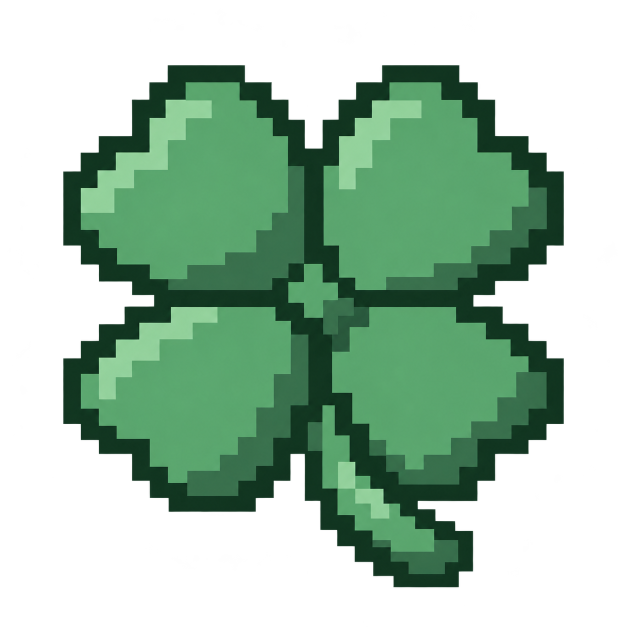
#> input picture src/assets/brand/launcher.png, 1254 x 1254 px (shown at 1/2 size)
$ python make-art.py
#> lines starting #> are read from the running program, lines starting #| are printed output that depends on the picture
"""Images de la bibliothèque Steam pour le raccourci « Clover Games » (CLO-285).

    python design/steam/make-art.py

Sources : trèfle du launcher (src/assets/brand/launcher.png) et police Lilita One (paquet
@fontsource, convertie du WOFF2). Fond repris du bandeau de l'accueil (Backdrop.tsx, teinte
« forest »). Écrit dans src-tauri/assets/steam/ les formats demandés par Steam :
portrait 600×900, en-tête 920×430, héros 1920×620, logo transparent 1280×720 et icône 256×256.
"""

from io import BytesIO
from pathlib import Path

from fontTools.ttLib import TTFont
from PIL import Image, ImageDraw, ImageFilter, ImageFont

ROOT = Path(__file__).resolve().parents[2]
OUT = ROOT / "src-tauri" / "assets" / "steam"
LOGO = Image.open(ROOT / "src" / "assets" / "brand" / "launcher.png").convert("RGBA")
#> LOGO is the input picture: PIL image 1254x1254 RGBA; mean R, G, B, A 32.4, 61.7, 41, 122.5
WOFF2 = ROOT / "node_modules" / "@fontsource" / "lilita-one" / "files" / "lilita-one-latin-400-normal.woff2"

# Dégradé du bandeau : from-[#1d5a35] via-[#2f7d4c] to-[#16452b], en diagonale.
STOPS = [(0.0, (0x1D, 0x5A, 0x35)), (0.5, (0x2F, 0x7D, 0x4C)), (1.0, (0x16, 0x45, 0x2B))]


def font(size: int) -> ImageFont.FreeTypeFont:
    ttf = TTFont(WOFF2)
    ttf.flavor = None
    buffer = BytesIO()
    ttf.save(buffer)
    buffer.seek(0)
    return ImageFont.truetype(buffer, size)


def gradient(width: int, height: int) -> Image.Image:
    small = Image.new("RGB", (64, 64))
#> small: PIL image 64x64 RGB; every value is 0
    pixels = small.load()
    for y in range(64):
        for x in range(64):
            t = (x + y) / 126
            for (a, ca), (b, cb) in zip(STOPS, STOPS[1:]):
                if a <= t <= b:
                    k = (t - a) / (b - a)
                    pixels[x, y] = tuple(round(ca[i] + (cb[i] - ca[i]) * k) for i in range(3))
                    break
    return small.resize((width, height), Image.BICUBIC).convert("RGBA")


def backdrop(width: int, height: int) -> Image.Image:
    """Fond vert, blocs de feuillage pixelisés et lueur, comme le bandeau de l'accueil."""
    image = gradient(width, height)
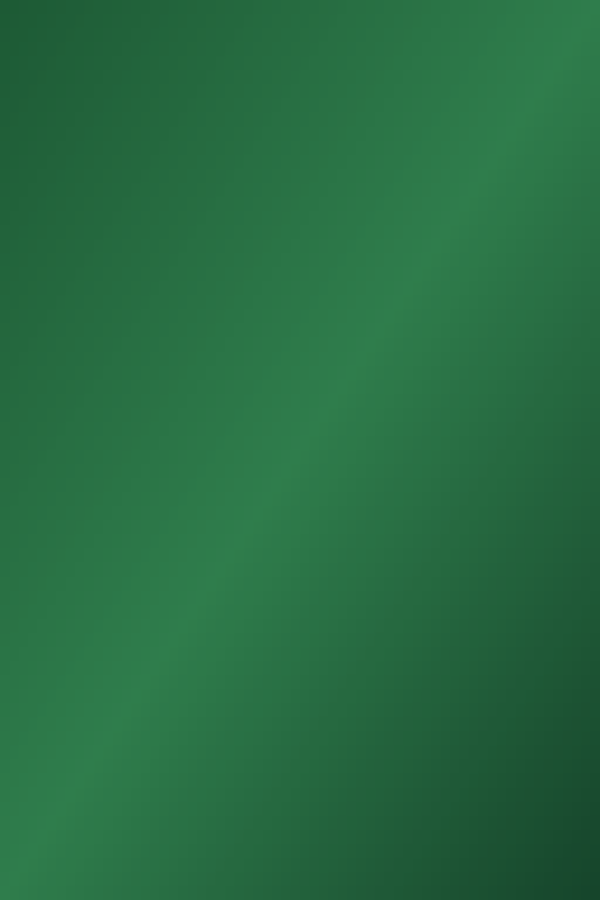
#> image: PIL image 600x900 RGBA; mean R, G, B, A 39.7, 109.6, 66.5, 255
    layer = Image.new("RGBA", (width, height))
#> layer: PIL image 600x900 RGBA; every value is 0
    draw = ImageDraw.Draw(layer)
    unit = max(width, height) / 1100
    blocks = [
        (0.05, 0.10, 96, 40, (255, 255, 255, 20)),
        (0.09, 0.06, 88, 32, (255, 255, 255, 15)),
        (0.58, 0.18, 112, 48, (255, 255, 255, 20)),
        (0.54, 0.13, 80, 36, (255, 255, 255, 15)),
        (0.38, 0.82, 64, 32, (0, 0, 0, 26)),
        (0.86, 0.74, 80, 32, (0, 0, 0, 26)),
    ]
    for x, y, w, h, color in blocks:
        left, top = x * width, y * height
        draw.rectangle([left, top, left + w * unit, top + h * unit], fill=color)
    glow = Image.new("RGBA", (width, height))
    radius = min(width, height) * 0.45
    ImageDraw.Draw(glow).ellipse([width / 2 - radius, -radius, width / 2 + radius, radius], fill=(0x9B, 0xE3, 0x8F, 38))
    glow = glow.filter(ImageFilter.GaussianBlur(radius * 0.35))
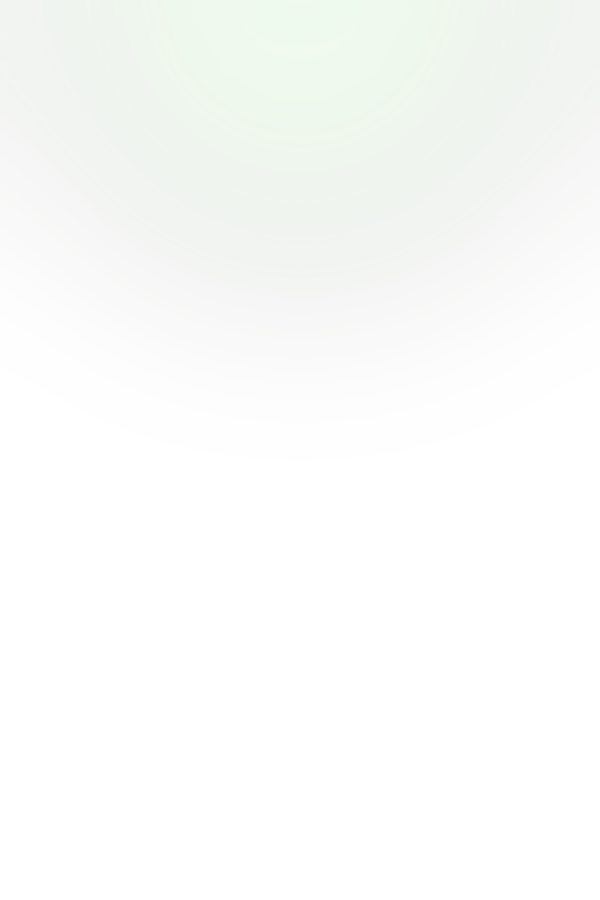
#> glow: PIL image 600x900 RGBA; mean R, G, B, A 31.8, 46.6, 29.3, 7.8; transparent parts drawn white
    return Image.alpha_composite(Image.alpha_composite(image, glow), layer)


def logo(size: int) -> Image.Image:
    return LOGO.resize((size, size), Image.LANCZOS)


def shadowed_text(image: Image.Image, xy: tuple[float, float], text: str, size: int, anchor: str) -> None:
    """Texte blanc avec l'ombre dure du jeu (mc-text-shadow)."""
    draw = ImageDraw.Draw(image)
    face = font(size)
    offset = max(2, size // 14)
    draw.text((xy[0] + offset, xy[1] + offset), text, font=face, fill=(0, 0, 0, 110), anchor=anchor)
    draw.text(xy, text, font=face, fill=(255, 255, 255, 255), anchor=anchor)


def portrait() -> Image.Image:
    image = backdrop(600, 900)
    mark = logo(380)
    image.alpha_composite(mark, ((600 - 380) // 2, 170))
    shadowed_text(image, (300, 660), "Clover", 104, "mm")
    shadowed_text(image, (300, 760), "Games", 104, "mm")
    return image


def fitting(text: str, width: float, largest: int) -> int:
    """Plus grande taille de police (≤ `largest`) où `text` tient dans `width` pixels."""
    size = largest
    while size > 10 and font(size).getlength(text) > width:
        size -= 2
    return size


def header() -> Image.Image:
    image = backdrop(920, 430)
    mark = logo(280)
    image.alpha_composite(mark, (56, 75))
    left = 56 + 280 + 36
    shadowed_text(image, (left, 215), "Clover Games", fitting("Clover Games", 920 - left - 48, 96), "lm")
    return image


def hero() -> Image.Image:
    return backdrop(1920, 620)


def wordmark() -> Image.Image:
    image = Image.new("RGBA", (1280, 720))
    mark = logo(420)
    image.alpha_composite(mark, ((1280 - 420) // 2, 40))
    shadowed_text(image, (640, 590), "Clover Games", 150, "mm")
    return image


def main() -> None:
    OUT.mkdir(parents=True, exist_ok=True)
    for name, image in [("portrait", portrait()), ("header", header()), ("hero", hero()), ("logo", wordmark()), ("icon", logo(256))]:
        path = OUT / f"{name}.png"
        image.save(path, optimize=True)
        print(f"{path.relative_to(ROOT)} {image.size[0]}×{image.size[1]} {path.stat().st_size // 1024} Ko")


if __name__ == "__main__":
#> (the run stopped early here; a loop or call above may not have finished)
